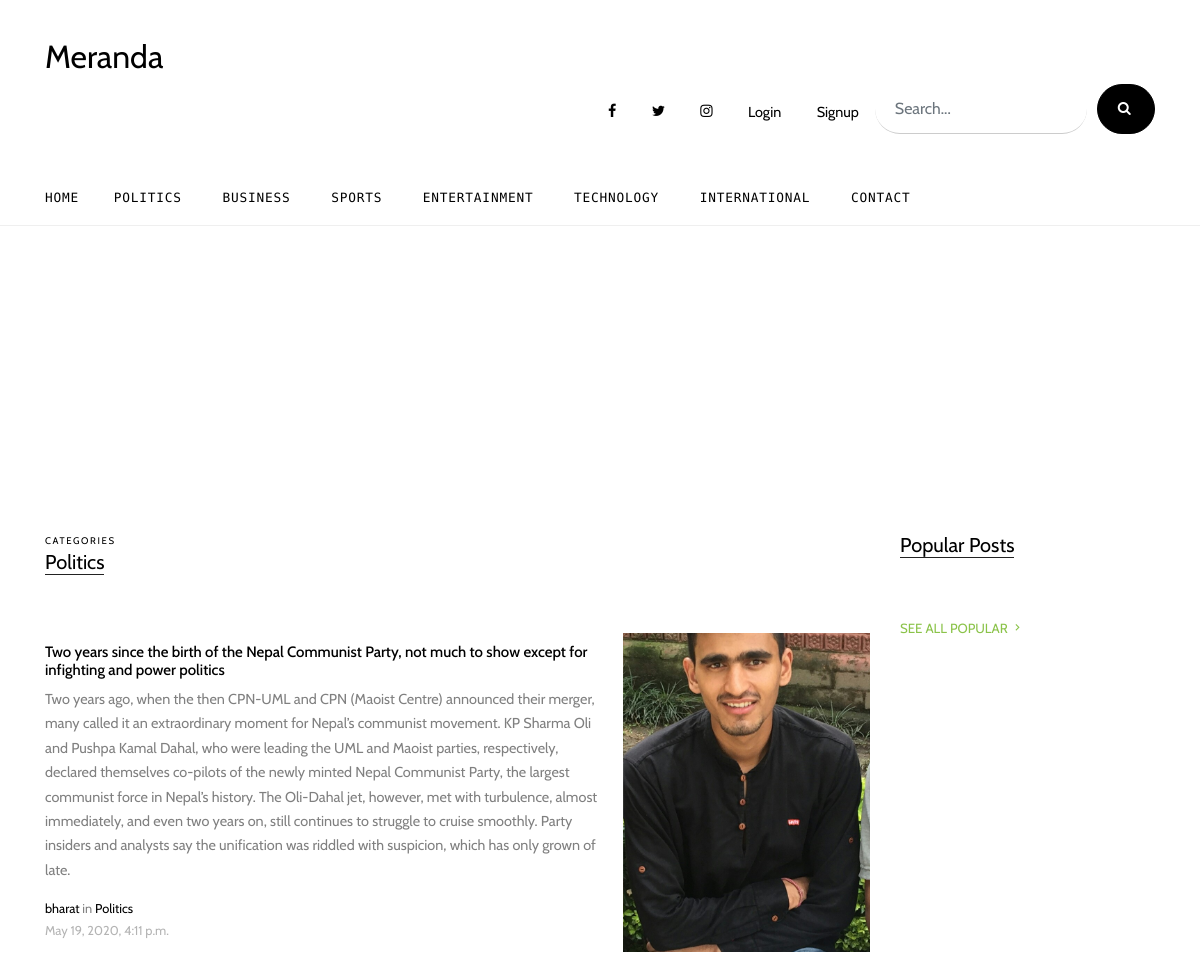
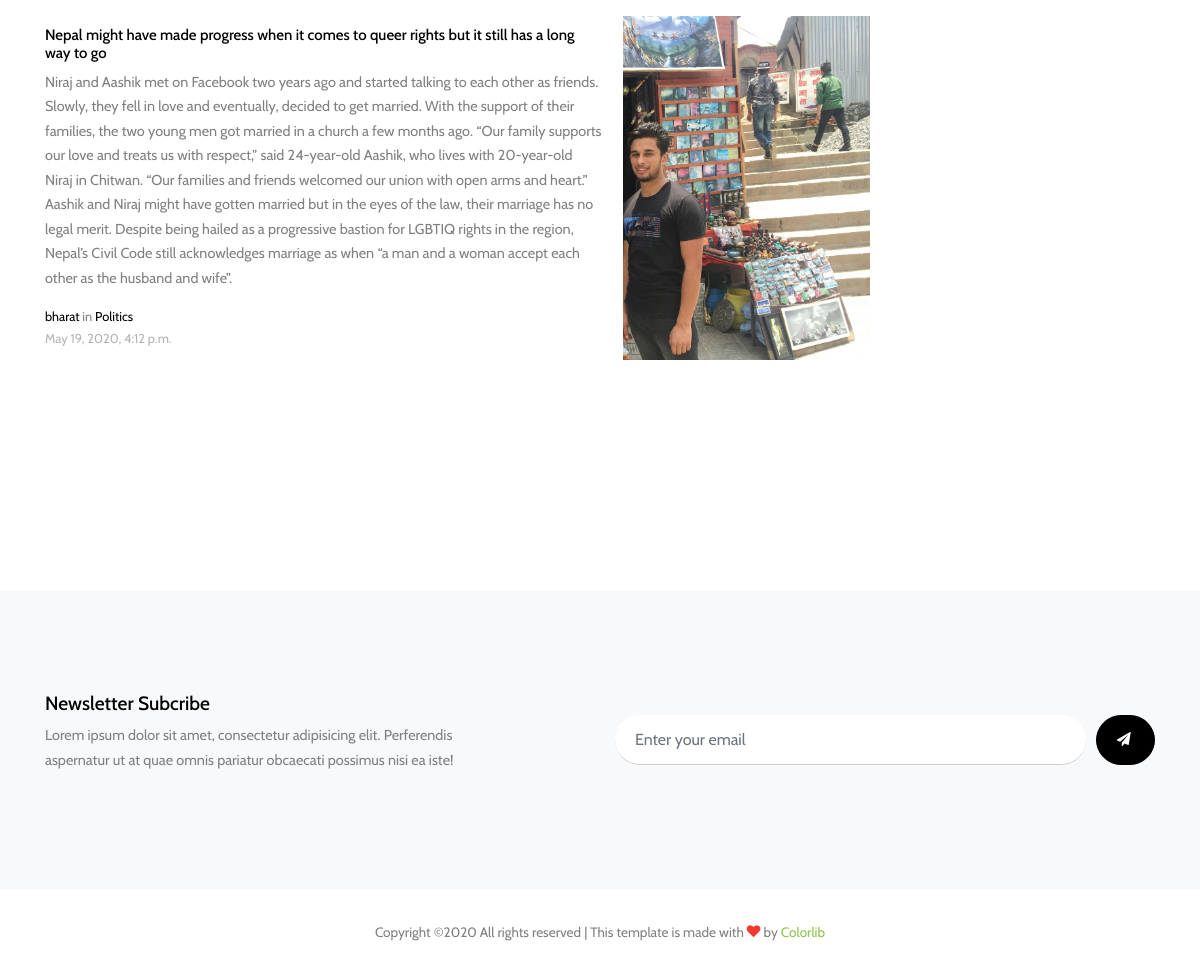
Screenshot of /news/2/ with the database file from the repository (2 pictures, top to bottom).
### news_app/models.py (models this page shows, shortened)
class Category(models.Model):
    title = models.CharField(max_length=30)
    class Meta:
        verbose_name_plural = "Categories"

class News(models.Model):
    title = models.CharField(max_length=255)
    content = models.TextField()
    count = models.IntegerField(default=0)
    slug = models.SlugField(max_length=255, null=True)
    category = models.ManyToManyField(Category, related_name="news_categoreis")
    author = models.ForeignKey(
        settings.AUTH_USER_MODEL,
        on_delete=models.CASCADE,
    )
    created_at = models.DateTimeField(auto_now_add=True)
    updated_at = models.DateTimeField(auto_now=True)
    cover_image = models.ImageField(upload_to="news", null=True)
    def get_absolute_url(self):
        return reverse("single_news", kwargs={"pk": self.pk, "slug": self.slug})

### account/models.py (models this page shows)
class User(AbstractUser):
    ROLES = (("0", "Admin"), ("1", "Journalist"), ("2", "Guest"))
    role = models.CharField(max_length=1, choices=ROLES, default="2")
    email = models.EmailField(verbose_name="email address", max_length=255, unique=True,)
    USERNAME_FIELD = "email"
    REQUIRED_FIELDS = "username", "role", "first_name", "last_name"
    def __str__(self):
        return self.username

### news_app/views.py (the view)
# urls.py: path("<category_id>/", views.CategoryNewsView.as_view(), name="category_news"),
class CategoryNewsView(View):
    def get(self, request, category_id, *args, **kwargs):
        template_name = "news/categories.html"
        category = get_object_or_404(Category, pk=category_id)
        category_news_list = News.objects.filter(category=category)
        return render(
            request, template_name, {"category_news_list": category_news_list, "category": category}
        )

### news_app/context_processor.py (called while the page is built)
def categories(request):
    category_list = Category.objects.all()
    return {"categories": category_list}

### templates/news/categories.html (shortened to what this page needs)
{% extends 'partial/layout.html' %}
      {% block header %}
      {% include "partial/header.html" %}
      {% endblock header %}
      {% block nav %}
      {% include "partial/nav.html" %}
      {% endblock nav %}
     {% block news %}
    <div class="container">
        <div class="row">
          <div class="col-lg-9">
            <div class="section-title">
              <span class="caption d-block small">Categories</span>
              <h2>{{ category.title }}</h2>
            </div>
            {% for news in category_news_list %}
            <div class="post-entry-2 d-flex">
              <div class="thumbnail order-md-2" style="background-image: url('{{ news.cover_image.url }}')"></div>
              <div class="contents order-md-1 pl-0">
                <h2><a href="{{ news.get_absolute_url }}">{{ news.title }}</a></h2>
                <p class="mb-3">{{ news.content }}</p>
                <div class="post-meta">
                  <span class="d-block"><a href="#">{{ news.author }}</a> in <a href="#">{{ category.title }}</a></span>
                  <span class="date-read">{{ news.created_at }}</span>
                </div>
              </div>
            </div>
            {% endfor %}
          </div>
          <div class="col-lg-3">
            <div class="section-title">
              <h2>Popular Posts</h2>
            </div>
            <p>
              <a href="#" class="more">See All Popular <span class="icon-keyboard_arrow_right"></span></a>
            </p>
          </div>
        </div>
     {% endblock news %}
    {% block footer %}
    {% include "partial/footer.html" %}
    {% endblock footer %}

### templates/partial/nav.html
{% load static %}
<div class="container">
        <div class="d-flex align-items-center">
          <div class="mr-auto">
            <nav class="site-navigation position-relative text-right" role="navigation">
              <ul class="site-menu main-menu js-clone-nav mr-auto d-none pl-0 d-lg-block">
                <li class="active">
                  <a href="{% url 'home' %}" class="nav-link text-left">Home</a>
                </li>
                {% for category in categories %}
                <li>
                  <a href="{% url 'category_news' category_id=category.id %}" class="nav-link text-left">{{ category.title }}</a>
                </li>
                {% endfor %}
                <li><a href="contact.html" class="nav-link text-left">Contact</a></li>
              </ul>
            </nav>
          </div>
        </div>
      </div>

### static/css/style.css (style rules this page uses)
html { overflow-x: hidden; }
body { line-height: 1.7; color: gray; font-weight: 300; font-size: .9rem; }
a { -webkit-transition: .3s all ease; -o-transition: .3s all ease; transition: .3s all ease; }
h1, h2, h3, h4, h5, .h1, .h2, .h3, .h4, .h5 { font-family: "Cabin", -apple-system, BlinkMacSystemFont, "Segoe UI", Roboto, "Helvetica Neue", Arial, sans-serif, "Apple Color Emoji", "Segoe UI Emoji", "Segoe UI Symbol", "Noto Color Emoji"; }
.site-navbar .site-navigation .site-menu { margin-left: 0; padding-left: 0; margin-bottom: 0; }
.site-navbar .site-navigation .site-menu .active > a { color: #000; display: inline-block; padding-left: 10px; padding-right: 10px; }
.site-navbar .site-navigation .site-menu a { text-decoration: none !important; display: inline-block; }
.site-navbar .site-navigation .site-menu > li { display: inline-block; }
.site-navbar .site-navigation .site-menu > li:first-child > a { padding-left: 0; }
.site-navbar .site-navigation .site-menu > li > a { text-transform: uppercase; font-size: .8rem; letter-spacing: .05rem; font-weight: 400; display: inline-block; text-decoration: none !important; color: #000; }
.site-mobile-menu .site-nav-wrap { padding: 0; margin: 0; list-style: none; position: relative; }
.site-mobile-menu .site-nav-wrap a { padding: 10px 20px; display: block; position: relative; color: #212529; }
.site-mobile-menu .site-nav-wrap li { position: relative; display: block; }
.site-mobile-menu .site-nav-wrap li.active > a { color: #8bc34a !important; }
.site-mobile-menu .site-nav-wrap > li { display: block; position: relative; float: left; width: 100%; }
.site-mobile-menu .site-nav-wrap > li > a { padding-left: 20px; font-size: 20px; }
.sticky-wrapper .site-navbar .site-menu > li { display: inline-block; }
.sticky-wrapper .site-navbar .site-menu > li.active > a { color: #000; }
.section-title { color: #000; margin-bottom: 50px; }
.section-title h2 { font-size: 20px; font-weight: 400; border-bottom: 1px solid #222; position: relative; display: inline-block; }
.section-title h2:before { position: absolute; content: ""; height: 1px; background: #777; }
.post-meta { font-size: .8rem; }
.post-meta a { color: #000; }
.date-read { color: #b4b4b4; }
.post-entry-1, .post-entry-2 { font-size: .9rem; margin-bottom: 30px; }
.post-entry-1 h2, .post-entry-2 h2 { font-size: 20px; }
.post-entry-1 h2 a, .post-entry-2 h2 a { color: #000; }
.post-entry-2 { font-size: .9rem; }
.post-entry-2 .thumbnail { background-size: cover; background-position: center; width: 30%; }
.post-entry-2 .contents { width: 70%; padding: 10px 20px; }
.post-entry-2 .contents h2 { font-size: 15px; }
.caption { font-size: .9rem; text-transform: uppercase; letter-spacing: .1rem; }
.caption.small { font-size: .6rem; }
.more { color: #8bc34a; text-transform: uppercase; font-size: .83rem; }

### rows the page displays
Category: title "POLITICS", title "Politics"
Category: title "BUSINESS"
Category: title "SPORTS"
Category: title "ENTERTAINMENT"
Category: title "TECHNOLOGY"
Category: title "INTERNATIONAL"
News: cover_image (picture), title "Two years since the birth of the Nepal Communist Party, not much to show except for infighting and power politics", content "Two years ago, when the then CPN-UML and CPN (Maoist Centre) announced their merger, many called it an extraordinary moment for Nepal’s communist movement. KP Sharma Oli and Pushpa Kamal Dahal, who were leading the UML and Maoist parties, respectively, declared themselves co-pilots of the newly minted Nepal Communist Party, the largest communist force in Nepal’s history. The Oli-Dahal jet, however, met with turbulence, almost immediately, and even two years on, still continues to struggle to cruise smoothly. Party insiders and analysts say the unification was riddled with suspicion, which has only grown of late.", author "bharat", created_at "May 19, 2020, 4:11 p.m."
News: cover_image (picture), title "Nepal might have made progress when it comes to queer rights but it still has a long way to go", content "Niraj and Aashik met on Facebook two years ago and started talking to each other as friends. Slowly, they fell in love and eventually, decided to get married. With the support of their families, the two young men got married in a church a few months ago. “Our family supports our love and treats us with respect,” said 24-year-old Aashik, who lives with 20-year-old Niraj in Chitwan. “Our families and friends welcomed our union with open arms and heart.” Aashik and Niraj might have gotten married but in the eyes of the law, their marriage has no legal merit. Despite being hailed as a progressive bastion for LGBTIQ rights in the region, Nepal’s Civil Code still acknowledges marriage as when “a…", author "bharat", created_at "May 19, 2020, 4:12 p.m."
